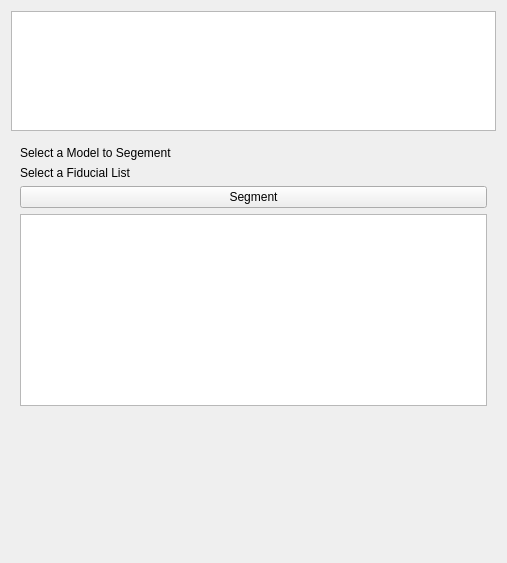
<?xml version="1.0" encoding="UTF-8"?>
<ui version="4.0">
 <class>qSlicerFiducialsSegmentationModule</class>
 <widget class="qSlicerWidget" name="qSlicerFiducialsSegmentationModule">
  <property name="geometry">
   <rect>
    <x>0</x>
    <y>0</y>
    <width>507</width>
    <height>563</height>
   </rect>
  </property>
  <property name="windowTitle">
   <string>Form</string>
  </property>
  <layout class="QVBoxLayout" name="verticalLayout">
   <item>
    <widget class="qMRMLTreeView" name="MRMLTreeView">
     <property name="enabled">
      <bool>true</bool>
     </property>
     <property name="sizePolicy">
      <sizepolicy hsizetype="Preferred" vsizetype="Preferred">
       <horstretch>0</horstretch>
       <verstretch>0</verstretch>
      </sizepolicy>
     </property>
     <property name="maximumSize">
      <size>
       <width>16777215</width>
       <height>120</height>
      </size>
     </property>
     <property name="verticalScrollBarPolicy">
      <enum>Qt::ScrollBarAsNeeded</enum>
     </property>
     <property name="autoScroll">
      <bool>true</bool>
     </property>
     <property name="editTriggers">
      <set>QAbstractItemView::NoEditTriggers</set>
     </property>
     <property name="sceneModelType" stdset="0">
      <string>ModelHierarchy</string>
     </property>
     <property name="nodeTypes" stdset="0">
      <stringlist>
       <string>vtkMRMLModelHierarchyNode</string>
       <string>vtkMRMLModelNode</string>
      </stringlist>
     </property>
     <property name="renameMenuActionVisible" stdset="0">
      <bool>true</bool>
     </property>
     <property name="deleteMenuActionVisible" stdset="0">
      <bool>true</bool>
     </property>
    </widget>
   </item>
   <item>
    <widget class="ctkCollapsibleButton" name="segmentationCollapsibleButton" native="true">
     <property name="text" stdset="0">
      <string>Clip the Model</string>
     </property>
     <layout class="QVBoxLayout" name="verticalLayout_2">
      <item>
       <layout class="QHBoxLayout" name="horizontalLayout1">
        <item>
         <widget class="QLabel" name="modelLabel">
          <property name="text">
           <string>Select a Model to Segement</string>
          </property>
         </widget>
        </item>
        <item>
         <widget class="qMRMLNodeComboBox" name="modelNodeComboBox" native="true">
          <property name="enabled">
           <bool>true</bool>
          </property>
          <property name="focusPolicy">
           <enum>Qt::NoFocus</enum>
          </property>
          <property name="nodeTypes" stdset="0">
           <stringlist>
            <string>vtkMRMLModelNode</string>
           </stringlist>
          </property>
          <property name="showHidden" stdset="0">
           <bool>false</bool>
          </property>
          <property name="showChildNodeTypes" stdset="0">
           <bool>false</bool>
          </property>
          <property name="hideChildNodeTypes" stdset="0">
           <stringlist/>
          </property>
          <property name="addEnabled" stdset="0">
           <bool>false</bool>
          </property>
          <property name="removeEnabled" stdset="0">
           <bool>false</bool>
          </property>
          <property name="renameEnabled" stdset="0">
           <bool>false</bool>
          </property>
         </widget>
        </item>
       </layout>
      </item>
      <item>
       <layout class="QHBoxLayout" name="horizontalLayout">
        <item>
         <widget class="QLabel" name="annotationLabel">
          <property name="text">
           <string>Select a Fiducial List</string>
          </property>
         </widget>
        </item>
        <item>
         <widget class="qMRMLNodeComboBox" name="annotationNodeComboBox" native="true">
          <property name="enabled">
           <bool>true</bool>
          </property>
          <property name="focusPolicy">
           <enum>Qt::NoFocus</enum>
          </property>
          <property name="nodeTypes" stdset="0">
           <stringlist>
            <string>vtkMRMLAnnotationHierarchyNode</string>
           </stringlist>
          </property>
          <property name="showHidden" stdset="0">
           <bool>false</bool>
          </property>
          <property name="showChildNodeTypes" stdset="0">
           <bool>false</bool>
          </property>
          <property name="hideChildNodeTypes" stdset="0">
           <stringlist/>
          </property>
          <property name="addEnabled" stdset="0">
           <bool>false</bool>
          </property>
          <property name="removeEnabled" stdset="0">
           <bool>false</bool>
          </property>
          <property name="renameEnabled" stdset="0">
           <bool>false</bool>
          </property>
         </widget>
        </item>
       </layout>
      </item>
      <item>
       <widget class="QPushButton" name="segmentButton">
        <property name="enabled">
         <bool>true</bool>
        </property>
        <property name="text">
         <string>Segment</string>
        </property>
        <property name="checkable">
         <bool>false</bool>
        </property>
       </widget>
      </item>
      <item>
       <widget class="QTextEdit" name="hintText">
        <property name="enabled">
         <bool>true</bool>
        </property>
        <property name="autoFillBackground">
         <bool>false</bool>
        </property>
        <property name="html">
         <string>&lt;!DOCTYPE HTML PUBLIC &quot;-//W3C//DTD HTML 4.0//EN&quot; &quot;http://www.w3.org/TR/REC-html40/strict.dtd&quot;&gt;
&lt;html&gt;&lt;head&gt;&lt;meta name=&quot;qrichtext&quot; content=&quot;1&quot; /&gt;&lt;style type=&quot;text/css&quot;&gt;
p, li { white-space: pre-wrap; }
&lt;/style&gt;&lt;/head&gt;&lt;body style=&quot; font-family:'Lucida Grande'; font-size:13pt; font-weight:400; font-style:normal;&quot;&gt;
&lt;p style=&quot;-qt-paragraph-type:empty; margin-top:0px; margin-bottom:0px; margin-left:0px; margin-right:0px; -qt-block-indent:0; text-indent:0px; color:#ff0000;&quot;&gt;&lt;/p&gt;&lt;/body&gt;&lt;/html&gt;</string>
        </property>
        <property name="textInteractionFlags">
         <set>Qt::TextSelectableByKeyboard|Qt::TextSelectableByMouse</set>
        </property>
       </widget>
      </item>
     </layout>
    </widget>
   </item>
   <item>
    <spacer name="verticalSpacer">
     <property name="orientation">
      <enum>Qt::Vertical</enum>
     </property>
     <property name="sizeHint" stdset="0">
      <size>
       <width>0</width>
       <height>0</height>
      </size>
     </property>
    </spacer>
   </item>
  </layout>
 </widget>
 <customwidgets>
  <customwidget>
   <class>qMRMLNodeComboBox</class>
   <extends>QWidget</extends>
   <header>qMRMLNodeComboBox.h</header>
  </customwidget>
  <customwidget>
   <class>qMRMLTreeView</class>
   <extends>QTreeView</extends>
   <header>qMRMLTreeView.h</header>
   <slots>
    <slot>setSceneModel(int)</slot>
   </slots>
  </customwidget>
  <customwidget>
   <class>qSlicerWidget</class>
   <extends>QWidget</extends>
   <header>qSlicerWidget.h</header>
   <container>1</container>
  </customwidget>
  <customwidget>
   <class>ctkCollapsibleButton</class>
   <extends>QWidget</extends>
   <header>ctkCollapsibleButton.h</header>
   <container>1</container>
  </customwidget>
 </customwidgets>
 <tabstops>
  <tabstop>MRMLTreeView</tabstop>
 </tabstops>
 <resources/>
 <connections>
  <connection>
   <sender>qSlicerFiducialsSegmentationModule</sender>
   <signal>mrmlSceneChanged(vtkMRMLScene*)</signal>
   <receiver>modelNodeComboBox</receiver>
   <slot>setMRMLScene(vtkMRMLScene*)</slot>
   <hints>
    <hint type="sourcelabel">
     <x>120</x>
     <y>274</y>
    </hint>
    <hint type="destinationlabel">
     <x>276</x>
     <y>187</y>
    </hint>
   </hints>
  </connection>
  <connection>
   <sender>qSlicerFiducialsSegmentationModule</sender>
   <signal>mrmlSceneChanged(vtkMRMLScene*)</signal>
   <receiver>MRMLTreeView</receiver>
   <slot>setMRMLScene(vtkMRMLScene*)</slot>
   <hints>
    <hint type="sourcelabel">
     <x>72</x>
     <y>400</y>
    </hint>
    <hint type="destinationlabel">
     <x>106</x>
     <y>128</y>
    </hint>
   </hints>
  </connection>
  <connection>
   <sender>qSlicerFiducialsSegmentationModule</sender>
   <signal>mrmlSceneChanged(vtkMRMLScene*)</signal>
   <receiver>annotationNodeComboBox</receiver>
   <slot>setMRMLScene(vtkMRMLScene*)</slot>
   <hints>
    <hint type="sourcelabel">
     <x>72</x>
     <y>400</y>
    </hint>
    <hint type="destinationlabel">
     <x>106</x>
     <y>128</y>
    </hint>
   </hints>
  </connection>
 </connections>
</ui>
